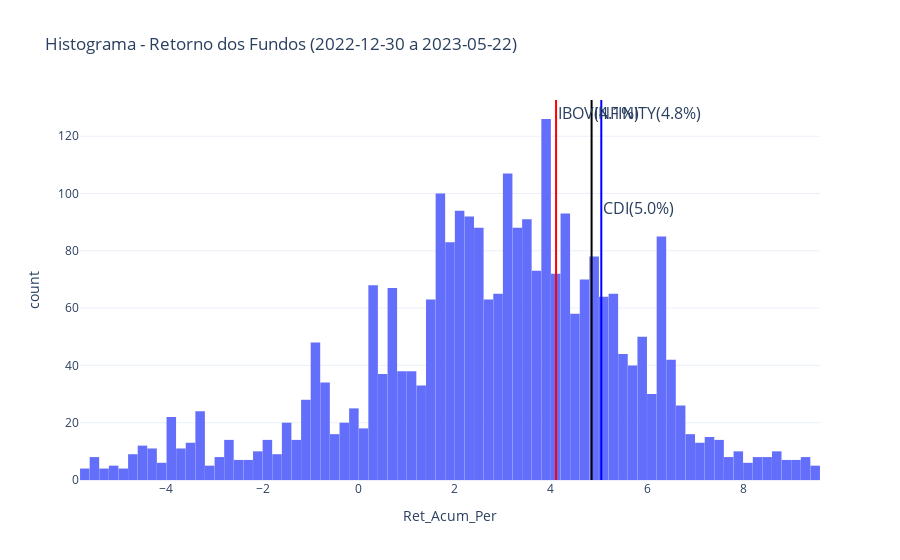
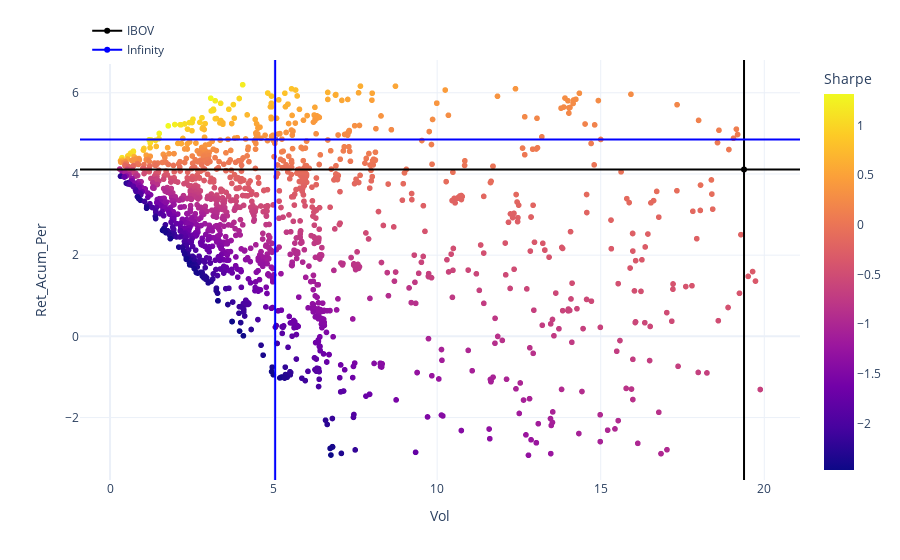

The notebook cell saved with these charts, in order:
### Code cell
cpnj_axiom_infinity = '46.649.069/0001-41'

year=hoje.year
month_start=1
month_end=int(hoje.strftime('%m'))
data_inicio, data_fim = set_date(year, month_start, month_end)

data_fim = hoje
data_fim = data_fim-timedelta(days=2)
data_fim = data_fim.strftime('%Y-%m-%d')

fundos_rk = df_metrics(informes, cadastro, data_inicio, data_fim, classe='Fundo Multimercado')
fundos_rk = fundos_rk[fundos_rk.PL > 0]
df_clean = fundos_rk[(fundos_rk.CAGR > fundos_rk.CAGR.quantile(0.05)) & (fundos_rk.CAGR < fundos_rk.CAGR.quantile(0.95))]
infinity_ret_total = df_clean[df_clean.index == cpnj_axiom_infinity].Ret_Acum_Per[0]
cdi_ret_total, ibov_ret_total, vol_ano_ibov, ret_ano_ibov = get_ret_cdi_ibov(data_inicio, data_fim)

fig_1 = px.histogram(x=df_clean['Ret_Acum_Per'], title=f"Histograma - Retorno dos Fundos ({data_inicio} a {data_fim})", nbins=100, labels = dict(x="Ret_Acum_Per", y="count"), template= 'plotly_white')
fig_1.add_vline(ibov_ret_total, line_color='red', annotation_text=f"IBOV({ibov_ret_total:.2}%)", annotation_font_size=16)
fig_1.add_vline(cdi_ret_total, line_color='blue', annotation_text=f"CDI({cdi_ret_total:.2}%)", annotation_font_size=16, annotation_y=0.75)
fig_1.add_vline(infinity_ret_total, line_color='black', annotation_text=f"INFINITY({infinity_ret_total:.2}%)", annotation_font_size=16)
fig_1.update_layout(bargap=0.01, showlegend=False)
#fig_1.update_layout(height=400, width=800)

#df_clean_cagr = df_clean_cagr[(df_clean_cagr.CAGR < df_clean_cagr.CAGR.quantile(0.80))]
df_clean = df_clean[(df_clean.Ret_Acum_Per > df_clean.Ret_Acum_Per.quantile(0.05)) & (df_clean.Ret_Acum_Per < df_clean.Ret_Acum_Per.quantile(0.9))]
df_clean_final = df_clean[(df_clean.Sharpe > df_clean.Sharpe.quantile(0.1)) & (df_clean.Sharpe < df_clean.Sharpe.quantile(0.90))]

#display(df_clean_final)
linha_infinity = df_clean_final.loc[df_clean_final.index == cpnj_axiom_infinity]
#print(linha_infinity.iloc[0,0], linha_infinity.iloc[0,2])

#so para o plot
df_clean_final2 = df_clean_final[(df_clean_final.Vol < 20)]


fig_2 = px.scatter(data_frame=df_clean_final2,
                y="Ret_Acum_Per",
                x="Vol",
                color="Sharpe", template= 'plotly_white',
                hover_name=df_clean_final2['Fundo de Investimento']
)

#fig_2.update_layout(height=500, width=800)


try:
    fig_2.add_scatter(y=[linha_infinity.iloc[0,0]], #ret_ano_infinity
                    x=[linha_infinity.iloc[0,2]],
                    text=['INFINITY_FUND'],
                    mode='markers+text', name='INFINITY_FUND', marker=dict(size=20, color = 'black', layer = 'below'))
    print('hi')
except:
    pass

fig_2.add_scatter(x=[vol_ano_ibov], y=[ibov_ret_total], line_color='black', showlegend=True, name='IBOV')
fig_2.add_vline(vol_ano_ibov, line_color='black')
fig_2.add_hline(ibov_ret_total, line_color='black')

vol_inf = linha_infinity.iloc[0,2]
ret_inf = linha_infinity.iloc[0,0]

fig_2.add_scatter(x=[vol_inf], y=[ret_inf], line_color='blue', showlegend=True, name='Infinity')
fig_2.add_vline(vol_inf, line_color='blue')
fig_2.add_hline(ret_inf, line_color='blue')

fig_2.update_layout(
    legend=dict(
        yanchor="bottom",
        y=0.99,
        xanchor="left",
        x=0.01
    )
)

display(fig_1,fig_2)

### Figure 1 — Plotly figure (JSON) as saved in the notebook; plotly's stock layout.template omitted (floating-point values rounded to 4 significant figures; data arrays with more than 128 entries replaced by an {"elided": "..."} marker saying what was removed)
{"data": [{"alignmentgroup": "True", "bingroup": "x", "hovertemplate": "Ret_Acum_Per=%{x}<br>count=%{y}<extra></extra>", "legendgroup": "", "marker": {"color": "#636efa", "pattern": {"shape": ""}}, "name": "", "nbinsx": 100, "offsetgroup": "", "orientation": "v", "showlegend": false, "type": "histogram", "x": {"elided": "2796 float values"}, "xaxis": "x", "yaxis": "y"}], "layout": {"annotations": [{"font": {"size": 16}, "showarrow": false, "text": "IBOV(4.1%)", "x": 4.107, "xanchor": "left", "xref": "x", "y": 1, "yanchor": "top", "yref": "y domain"}, {"font": {"size": 16}, "showarrow": false, "text": "CDI(5.0%)", "x": 5.048, "xanchor": "left", "xref": "x", "y": 0.75, "yanchor": "top", "yref": "y domain"}, {"font": {"size": 16}, "showarrow": false, "text": "INFINITY(4.8%)", "x": 4.847, "xanchor": "left", "xref": "x", "y": 1, "yanchor": "top", "yref": "y domain"}], "bargap": 0.01, "barmode": "relative", "legend": {"tracegroupgap": 0}, "shapes": [{"line": {"color": "red"}, "type": "line", "x0": 4.107, "x1": 4.107, "xref": "x", "y0": 0, "y1": 1, "yref": "y domain"}, {"line": {"color": "blue"}, "type": "line", "x0": 5.048, "x1": 5.048, "xref": "x", "y0": 0, "y1": 1, "yref": "y domain"}, {"line": {"color": "black"}, "type": "line", "x0": 4.847, "x1": 4.847, "xref": "x", "y0": 0, "y1": 1, "yref": "y domain"}], "showlegend": false, "title": {"text": "Histograma - Retorno dos Fundos (2022-12-30 a 2023-05-22)"}, "xaxis": {"anchor": "y", "domain": [0, 1], "title": {"text": "Ret_Acum_Per"}}, "yaxis": {"anchor": "x", "domain": [0, 1], "title": {"text": "count"}}}}

### Figure 2 — Plotly figure (JSON) as saved in the notebook; plotly's stock layout.template omitted (floating-point values rounded to 4 significant figures; data arrays with more than 128 entries replaced by an {"elided": "..."} marker saying what was removed)
{"data": [{"hovertemplate": "<b>%{hovertext}</b><br><br>Vol=%{x}<br>Ret_Acum_Per=%{y}<br>Sharpe=%{marker.color}<extra></extra>", "hovertext": {"elided": "1839 str values"}, "legendgroup": "", "marker": {"color": {"elided": "1839 float values"}, "coloraxis": "coloraxis", "symbol": "circle"}, "mode": "markers", "name": "", "showlegend": false, "type": "scattergl", "x": {"elided": "1839 float values"}, "xaxis": "x", "y": {"elided": "1839 float values"}, "yaxis": "y"}, {"line": {"color": "black"}, "name": "IBOV", "showlegend": true, "type": "scatter", "x": [19.38], "y": [4.107]}, {"line": {"color": "blue"}, "name": "Infinity", "showlegend": true, "type": "scatter", "x": [5.047], "y": [4.847]}], "layout": {"coloraxis": {"colorbar": {"title": {"text": "Sharpe"}}, "colorscale": [[0, "#0d0887"], [0.1111, "#46039f"], [0.2222, "#7201a8"], [0.3333, "#9c179e"], [0.4444, "#bd3786"], [0.5556, "#d8576b"], [0.6667, "#ed7953"], [0.7778, "#fb9f3a"], [0.8889, "#fdca26"], [1, "#f0f921"]]}, "legend": {"tracegroupgap": 0, "x": 0.01, "xanchor": "left", "y": 0.99, "yanchor": "bottom"}, "margin": {"t": 60}, "shapes": [{"line": {"color": "black"}, "type": "line", "x0": 19.38, "x1": 19.38, "xref": "x", "y0": 0, "y1": 1, "yref": "y domain"}, {"line": {"color": "black"}, "type": "line", "x0": 0, "x1": 1, "xref": "x domain", "y0": 4.107, "y1": 4.107, "yref": "y"}, {"line": {"color": "blue"}, "type": "line", "x0": 5.047, "x1": 5.047, "xref": "x", "y0": 0, "y1": 1, "yref": "y domain"}, {"line": {"color": "blue"}, "type": "line", "x0": 0, "x1": 1, "xref": "x domain", "y0": 4.847, "y1": 4.847, "yref": "y"}], "xaxis": {"anchor": "y", "domain": [0, 1], "title": {"text": "Vol"}}, "yaxis": {"anchor": "x", "domain": [0, 1], "title": {"text": "Ret_Acum_Per"}}}}
